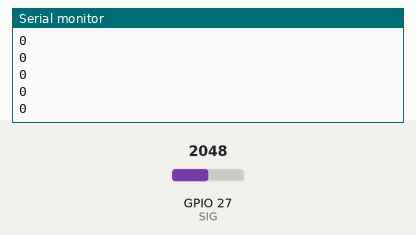
The sketch below on a simulated ESP32. Shown: the last lines printed to the serial monitor. The inputs (shaded band) are chosen by the test bench; at power-on: GPIO 27 (SIG) = 2048.

Above: at 2.2 s.
2.3 s: GPIO 27 (SIG) set to 2203
At 2.57 s:
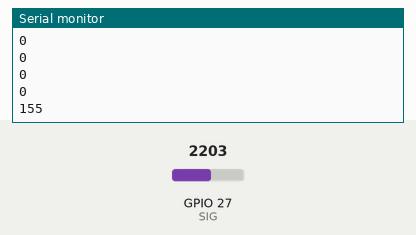
3.8 s: GPIO 27 (SIG) set to 2319
At 3.97 s:
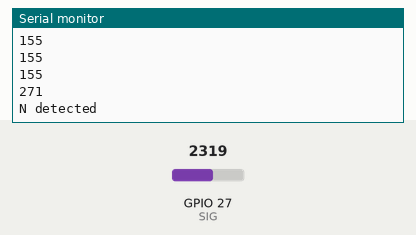
Timing chart, 0 to 6.8 s (numbered marks = the images above; inputs shaded):
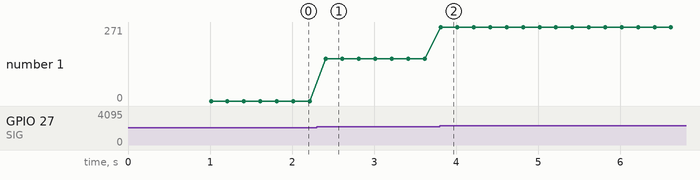

Measured:
- the behaviour switches between 2248 and 2249 on GPIO 27 (SIG) (found by bisection; images 1 and 2)
- after the input at 2.3 s, the serial monitor: prints a new line after 0.11 s (image 1)
- after the input at 3.8 s, the serial monitor: prints a new line at once (image 2)
- plotted number 1: 0 → 155 after the input at 2.3 s, 155 → 271 after the input at 3.8 s

The sketch:

magnetic_sensor.ino
```cpp
#define SIG 27


int16_t val;
uint32_t zero_offset = 0;

void setup()
{
  Serial.begin(115200);
  while(!Serial);


  pinMode(SIG, INPUT);

  //calibration
  for(int i = 0; i<100; i++)
  {
    val = analogRead(SIG);
    zero_offset += val;
    //Serial.println(val);
    delay(10);
  }
  zero_offset /= 100;
  Serial.print("Calibration average: ");
  Serial.println(zero_offset);
}


void loop()
{
  val = analogRead(SIG) - zero_offset;
  Serial.println(val);


  if(val > 200)
  {
    Serial.println("N detected");
  }
  else if(val < (-200))
  {
    Serial.println("S detected");
  }


  delay(200);
}
```
